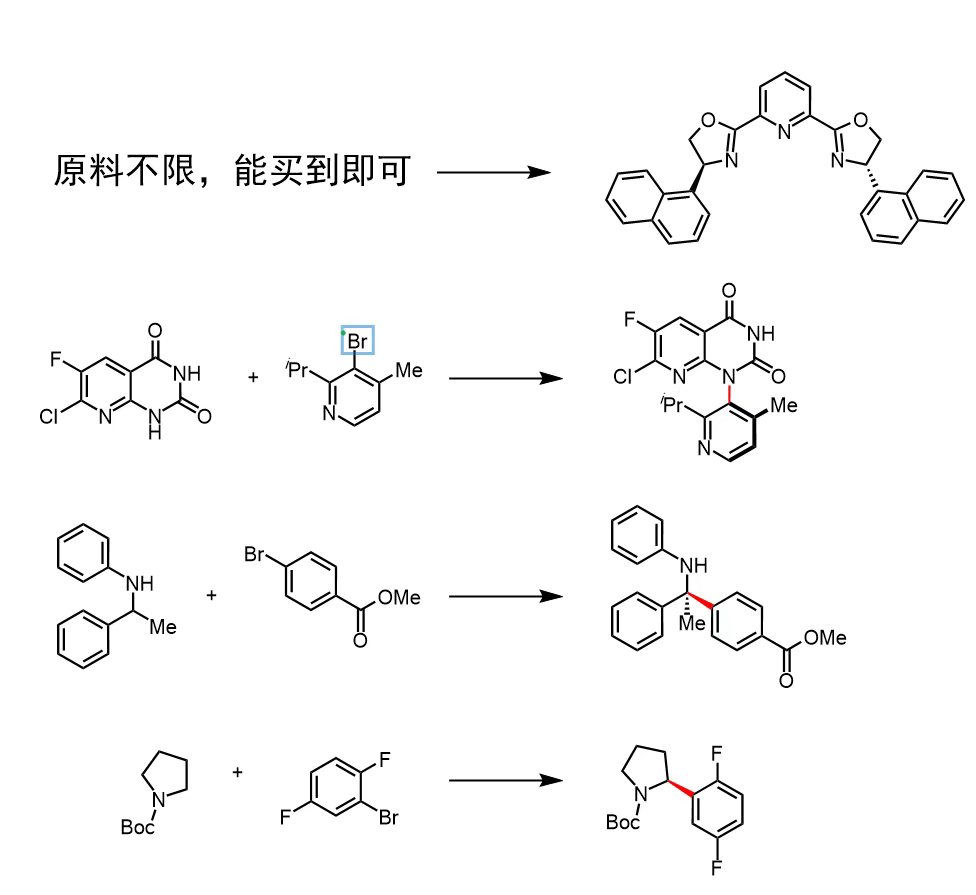
#> input picture examples/reaction_scheme.jpg, 976 x 895 px
$ python -i detection.py   (imports and definitions only)
#> lines starting #> are read from the running program, lines starting #| are printed output that depends on the picture; after the words box and inside, x2 and y2 are one past the last pixel; in counts of white or black regions, pixels touching at a corner belong together
#> further down, picture is the input picture: PIL image 976x895 RGB; mean R, G, B 248.5, 248.5, 248.5
"""Heuristic connected-region detection for clean, white-background schemes."""
import cv2
import numpy as np
from PIL import Image


def detect_regions(image: Image.Image) -> list[list[int]]:
    gray = np.asarray(image.convert("L"))
    height, width = gray.shape
#> height = 895; width = 976
    # Dilate thin chemical bonds enough to connect each drawing, but keep
    # separate molecules apart. Text/arrows can still produce false positives.
    mask = (gray < 205).astype(np.uint8) * 255
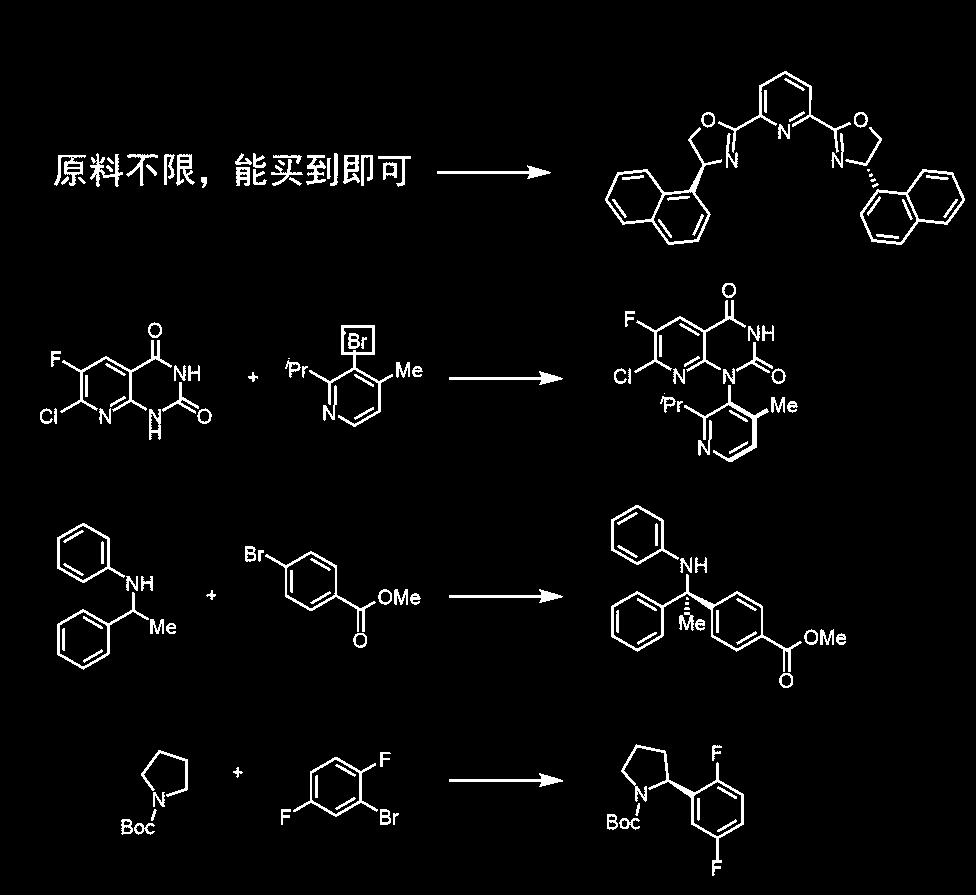
#> mask: shape (895, 976); 3.2% white; 172 white regions (9 under 20 px), largest, box (x1, y1, x2, y2) and area: (611, 574, 802, 672) 1419, (621, 744, 744, 876) 1270, (605, 127, 722, 245) 1186
    scale = max(1, round(min(width, height) / 900))
#> scale = 1
    kernel = cv2.getStructuringElement(cv2.MORPH_RECT, (9 * scale, 9 * scale))
    joined = cv2.morphologyEx(mask, cv2.MORPH_CLOSE, kernel)
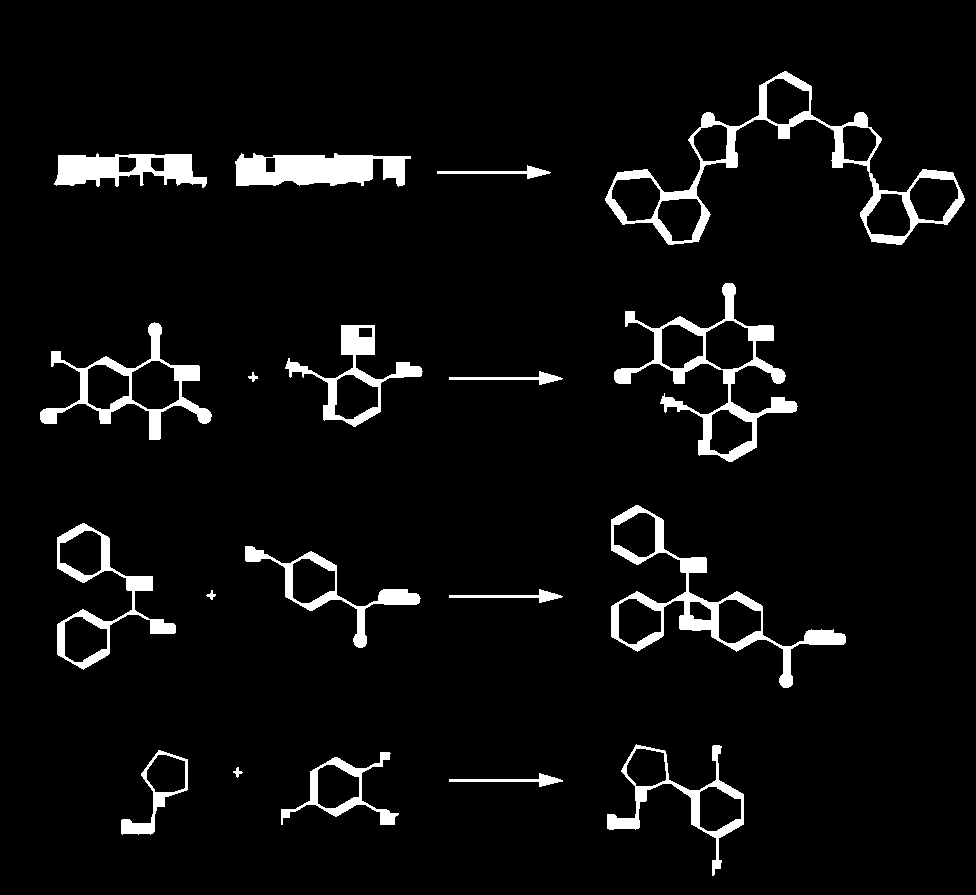
#> joined: shape (895, 976); 5% white; 19 white regions, largest, box (x1, y1, x2, y2) and area: (605, 71, 965, 245) 6808, (611, 505, 846, 688) 5400, (614, 283, 798, 462) 5314
    count, labels, stats, _ = cv2.connectedComponentsWithStats(joined)
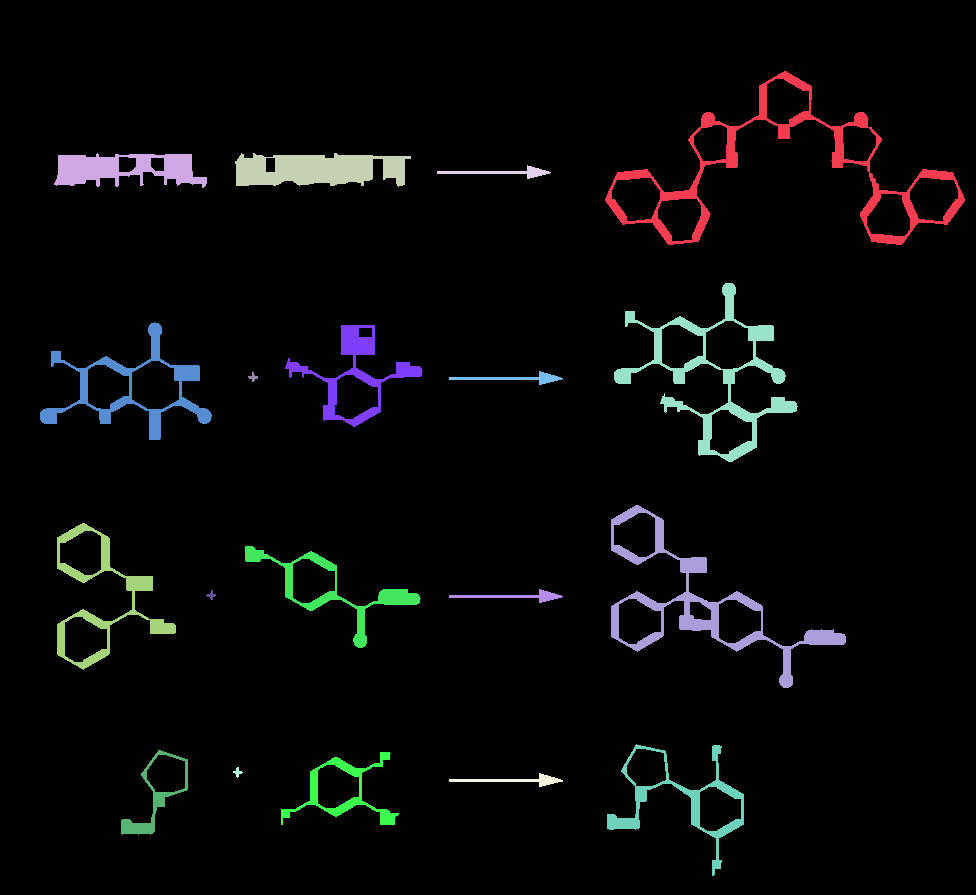
#> labels: shape (895, 976) int32; 20 distinct labels, from 0 to 19; one colour per label, 0 black
#> count = 20; stats = 20 rows, first 6: [0, 0, 976, 895, 829681], [605, 71, 360, 174, 6808], [54, 153, 153, 35, 3137], [235, 153, 176, 34, 4368], [437, 165, 114, 14, 454], [614, 283, 184, 179, 5314]
    boxes = []
    min_area = max(100, width * height * 0.00008)
#> min_area = 100
    for x, y, w, h, area in stats[1:count]:
        if area < min_area or w < 16 or h < max(16, height * 0.065):
            continue
        if w > width * 0.9 or h > height * 0.9:
            continue
        # Long, thin reaction arrows are skipped.
        if w / h > 9 or h / w > 9:
            continue
        pad = 6 * scale
        boxes.append([max(0, int(x-pad)), max(0, int(y-pad)), min(width, int(x+w+pad)), min(height, int(y+h+pad))])
#> this loop made 19 passes
#> (x, y, w, h, area) on passes 1 to 12: (605, 71, 360, 174, 6808), (54, 153, 153, 35, 3137), (235, 153, 176, 34, 4368), (437, 165, 114, 14, 454), (614, 283, 184, 179, 5314), (40, 322, 172, 118, 3448), (285, 325, 138, 102, 2773), (449, 371, 114, 14, 457), (248, 372, 10, 10, 46), (611, 505, 235, 183, 5400), (57, 523, 119, 147, 3005), (245, 546, 176, 102, 2412)
#> after the loop, boxes = [[599, 65, 971, 251], [608, 277, 804, 468], [34, 316, 218, 446], [279, 319, 429, 433], [605, 499, 852, 694], [51, 517, 182, 676], [239, 540, 427, 654], [601, 738, 750, 882], [115, 744, 194, 841], [275, 746, 405, 831]]
    return sorted(boxes, key=lambda b: (b[1] // max(1, height // 12), b[0], b[1]))


def validate_boxes(boxes: list, size: tuple[int, int]) -> list[list[int]]:
    width, height = size
    if len(boxes) > 200:
        raise ValueError("At most 200 regions are allowed")
    cleaned = []
    for box in boxes:
        if not isinstance(box, list) or len(box) != 4 or any(type(v) is not int for v in box):
            raise ValueError("Each box must be four integer coordinates")
        x1, y1, x2, y2 = box
        if not (0 <= x1 < x2 <= width and 0 <= y1 < y2 <= height):
            raise ValueError("Box is outside image bounds")
        cleaned.append(box)
    return cleaned

>>> from PIL import Image
>>> picture = Image.open('../examples/reaction_scheme.jpg')
>>> result = detect_regions(picture)
#> result = [[599, 65, 971, 251], [608, 277, 804, 468], [34, 316, 218, 446], [279, 319, 429, 433], [51, 517, 182, 676], [605, 499, 852, 694], [239, 540, 427, 654], [601, 738, 750, 882], [115, 744, 194, 841], [275, 746, 405, 831]]
